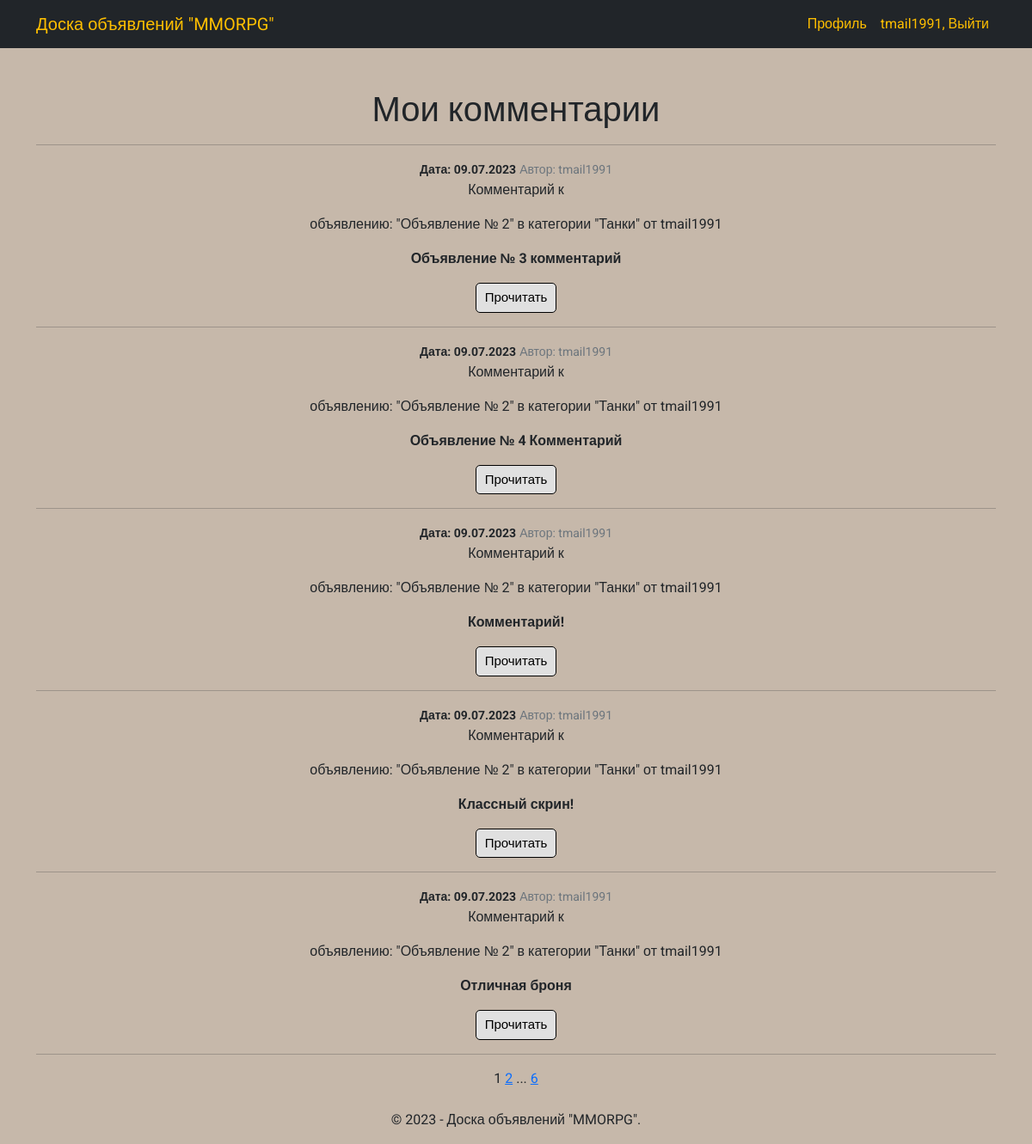
Page /comments/ (signed in) on the earlier database version.
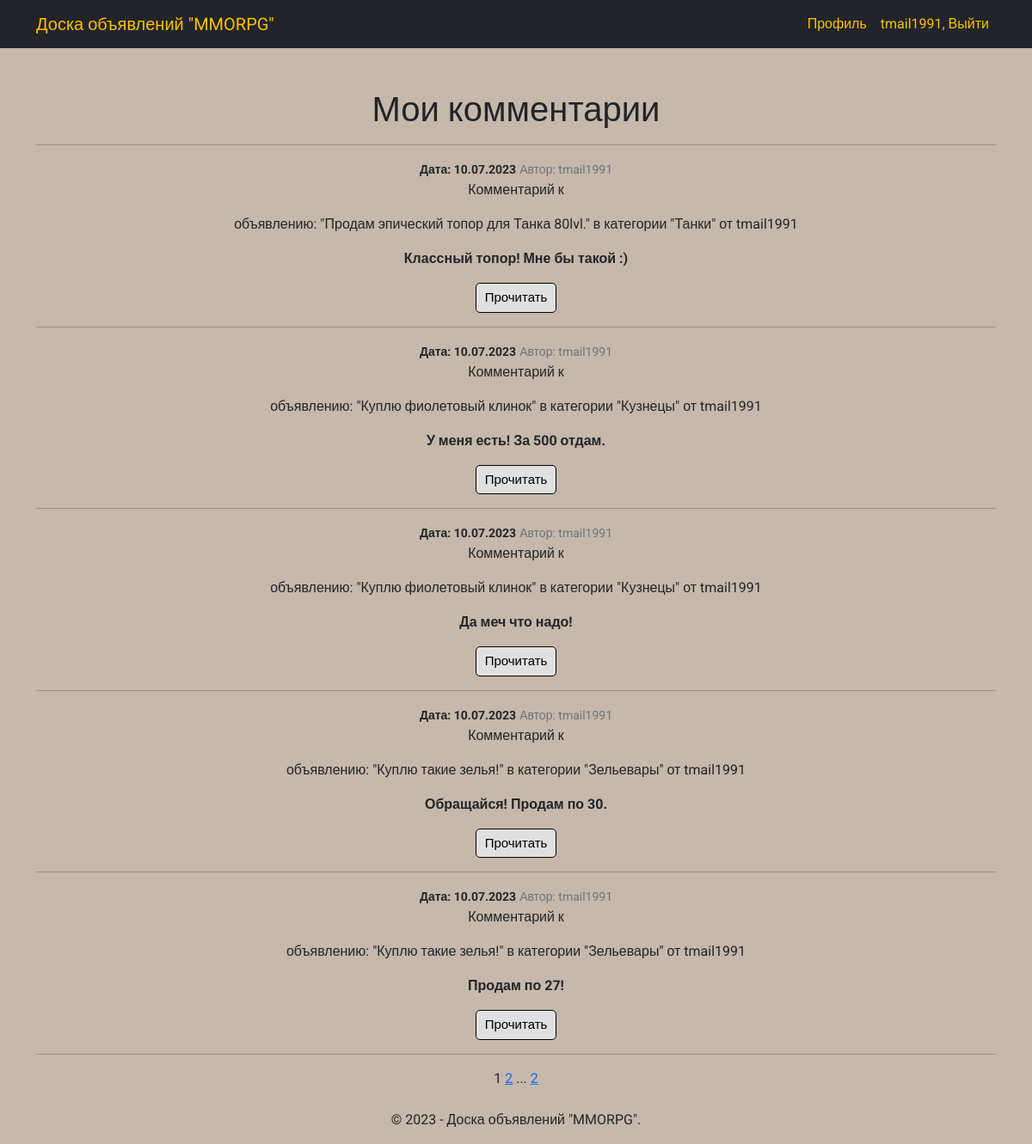
Same page on the later database version.
### mmorpg/models.py (models this page shows, shortened)
class Comment(models.Model):
    author_comment = models.ForeignKey(User, on_delete=models.CASCADE, verbose_name='Автор')
    text_comment = models.TextField(verbose_name='Текст')
    post_comment = models.ForeignKey(Post, on_delete=models.CASCADE, verbose_name='Комментарий')
    date_comment = models.DateTimeField(auto_now_add=True, verbose_name='Дата')
    confirmation_comment = models.BooleanField(default=False, verbose_name='Подтверждение')
    class Meta:
        verbose_name = 'Комментарий'
        verbose_name_plural = 'Комментарии'
    def get_absolute_url(self):
        return reverse('comment_detail', args=[str(self.pk)])

class Post(models.Model):
    author_post = models.ForeignKey(User, on_delete=models.CASCADE, verbose_name='Автор')
    title_post = models.CharField(max_length=255, verbose_name='Заголовок')
    text_post = RichTextUploadingField(verbose_name='Контент')
    category_post = models.ForeignKey(Category, on_delete=models.CASCADE, verbose_name='Категория')
    date_post = models.DateTimeField(auto_now_add=True, verbose_name='Дата')
    class Meta:
        verbose_name = 'Объявление'
        verbose_name_plural = 'Объявления'
    def __str__(self):
        return f'объявлению: "{self.title_post}" в категории "{self.category_post}" от {self.author_post}'

class Category(models.Model):
    name = models.CharField(max_length=255, unique=True, verbose_name='Категория')
    class Meta:
        verbose_name = 'Категория'
        verbose_name_plural = 'Категории'
    def __str__(self):
        return f'{self.name}'

### mmorpg/views.py (the view)
# urls.py: path('comments/', Comments.as_view(), name='comments'),
class Comments(ListView):
    model = Comment
    template_name = 'comments.html'
    context_object_name = 'comments'
    ordering = '-date_comment'
    paginate_by = 5
    def get_queryset(self):
        queryset = Comment.objects.filter(post_comment__author_post=self.request.user)
        return queryset

### mmorpg/templatetags/custom_tags.py (called while the page is built)
@register.simple_tag(takes_context=True)
def url_replace(context, **kwargs):
    d = context['request'].GET.copy()
    for k, v in kwargs.items():
        d[k] = v
    return d.urlencode()

### templates/comments.html (shortened to what this page needs)
{% extends 'index.html' %}
{% load custom_tags %}
    {% block content %}
    <h1>Мои комментарии</h1>
    <hr>
    {% if comments %}
        {% for comment in comments %}
            {% if comment.confirmation_comment is False %}
                <small class="fw-bold">Дата: {{ comment.date_comment | date:"d.m.Y" }}</small>
                <small class="text-muted">Автор: {{ comment.author_comment }}</small>
                <p>Комментарий к {{ comment.post_comment | linebreaks | safe }}</p>
                <style>
                /* Стили кнопки */
                .main_button_confirm{display: inline-block;cursor: pointer; font-size:15px;text-decoration:none;padding:5px 10px; color:#000000;background:#c2eddd;border-radius:5px;border:1px solid #000000;}
                .main_button_confirm:hover{background:#36755e;color:#ffffff;border:1px solid #000000;transition: all 0.2s ease;}
                </style>
                <div align="center"><a class="main_button_confirm" href="{% url 'confirm_comment' pk=comment.pk %}" title="Принять">Принять</a></div>
                <br>
                <style>
                /* Стили кнопки */
                .main_button_reject{display: inline-block;cursor: pointer; font-size:15px;text-decoration:none;padding:5px 10px; color:#000000;background:#ffbdbd;border-radius:5px;border:1px solid #000000;}
                .main_button_reject:hover{background:#ff5454;color:#ffffff;border:1px solid #000000;transition: all 0.2s ease;}
                </style>
                <div align="center"><a class="main_button_reject" href="{% url 'reject_comment' pk=comment.pk %}" title="Отклонить">Отклонить</a></div>
                <br>
            {% else %}
                <small class="fw-bold">Дата: {{ comment.date_comment | date:"d.m.Y" }}</small>
                <small class="text-muted">Автор: {{ comment.author_comment }}</small>
                <p>Комментарий к {{ comment.post_comment | linebreaks | safe }} <b>{{ comment.text_comment | linebreaks | truncatechars:130 | safe }}</b></p>
                <div align="center"><a class="main_button" href="{{ comment.get_absolute_url }}" title="Прочитать">Прочитать</a></div>
            {% endif %}
            <hr>
        {% endfor %}
    {% endif %}
    <div align="center">{% include 'pagination.html' with page=page_obj %}</div>
    {% endblock content %}

Differences in the rows shown:
changed Comment: date_comment "09.07.2023" → "10.07.2023"; post_comment "объявлению: \"Объявление № 2\" в категории \"Танки\" от tmail1991" → "объявлению: \"Продам эпический топор для Танка 80lvl.\" в категории \"Танки\" от tmail1991"; text_comment "Комментарий!" → "Классный топор! Мне бы такой :)"; moves up the list
changed Comment: date_comment "09.07.2023" → "10.07.2023"; post_comment "объявлению: \"Объявление № 2\" в категории \"Танки\" от tmail1991" → "объявлению: \"Куплю фиолетовый клинок\" в категории \"Кузнецы\" от tmail1991"; text_comment "Объявление № 3 комментарий" → "У меня есть! За 500 отдам."
changed Comment: date_comment "09.07.2023" → "10.07.2023"; post_comment "объявлению: \"Объявление № 2\" в категории \"Танки\" от tmail1991" → "объявлению: \"Куплю фиолетовый клинок\" в категории \"Кузнецы\" от tmail1991"; text_comment "Отличная броня" → "Да меч что надо!"; moves up the list
changed Comment: date_comment "09.07.2023" → "10.07.2023"; post_comment "объявлению: \"Объявление № 2\" в категории \"Танки\" от tmail1991" → "объявлению: \"Куплю такие зелья!\" в категории \"Зельевары\" от tmail1991"; text_comment "Объявление № 4 Комментарий" → "Обращайся! Продам по 30."
changed Comment: date_comment "09.07.2023" → "10.07.2023"; post_comment "объявлению: \"Объявление № 2\" в категории \"Танки\" от tmail1991" → "объявлению: \"Куплю такие зелья!\" в категории \"Зельевары\" от tmail1991"; text_comment "Классный скрин!" → "Продам по 27!"
Other differences:
{{ page_obj.paginator.num_pages }}: "6" → "2"
